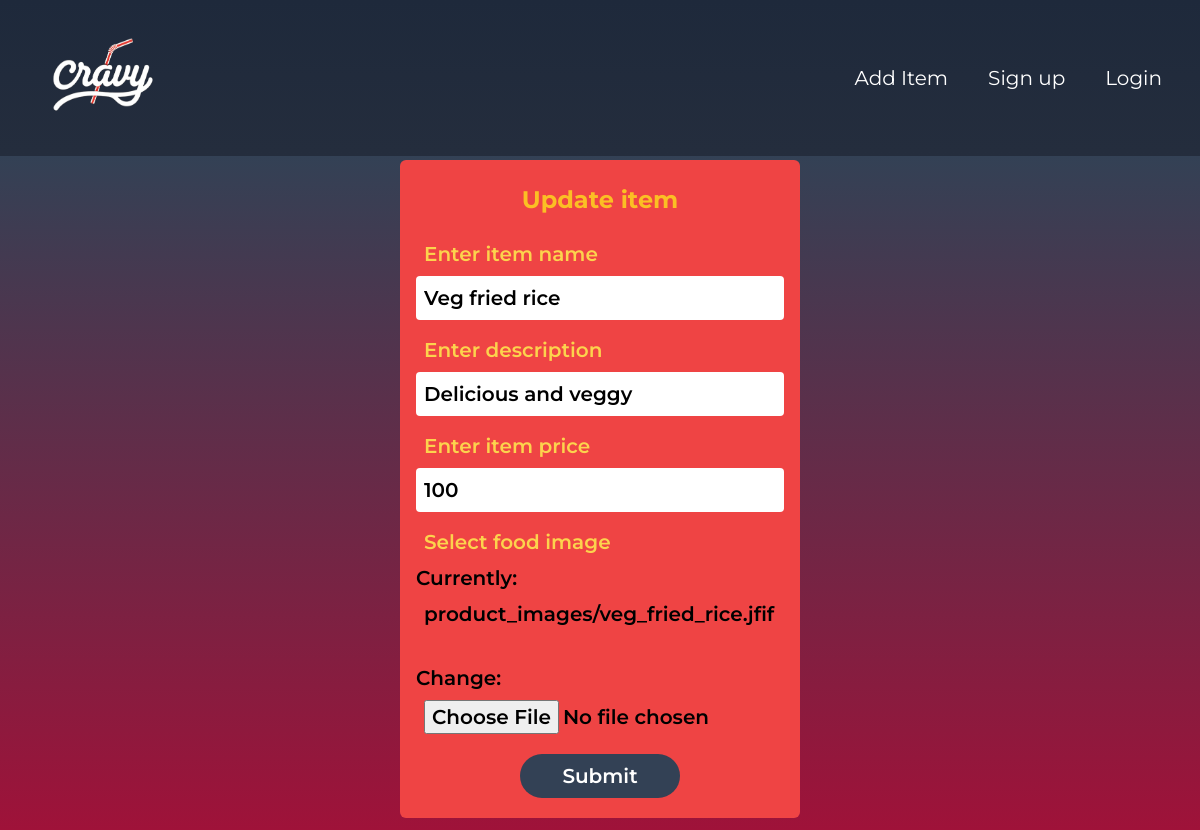
/item/update_item/5, run on the app's committed database.
### food/models.py (models this page shows, shortened)
class Item(models.Model):
    name = models.CharField(max_length= 255)
    description = models.CharField(max_length= 255)
    price = models.IntegerField()
    image = models.ImageField(upload_to = 'product_images/', null= True)
    posted_by = models.ForeignKey(User, on_delete = models.CASCADE, default=1)

### food/views.py (the view, shortened to what this page needs)
# urls.py: path('item/update_item/<int:id>', views.update_item, name='update_item'),
def update_item( request, id):
    item = Item.objects.get( id = id)
    if request.method == 'GET':
        form = AddItemForm( instance = item)
        context ={
            'form':form,
            'item':item,
            'update': True,
        }
        return render(request, 'add_item.html',context)

### food/forms.py
class AddItemForm( forms.ModelForm):
    class Meta:
        model = Item
        fields = ['name','description','price','image']

### food/templates/add_item.html (shortened to what this page needs)
{% extends 'master.html' %}
{% block content %}
    <form method="post" class="flex flex-col justify-center bg-red-500 mb-2 p-4 mx-auto  w-1/3 text-xl text-black font-semibold
            [&>*]:p-2  rounded-md [&>input]:rounded" action="{% url 'food:add_item' %}"
            enctype="multipart/form-data">
        <h3 class="text-amber-400 font-bold text-2xl text-center">
            {{ update|default:False|yesno:'Update item,Add Item'}}</h3>
        <label class="text-amber-300 mt-2" for="{{form.name.id_for_label}}"> Enter item name </label>
        {{ form.name }}
        <label class="text-amber-300 mt-2" for="{{form.description.id_for_label}}"> Enter description </label>
        {{form.description}}
        <label class="text-amber-300 mt-2" for="{{form.price.id_for_label}}"> Enter item price</label>
        {{form.price}}
        <label class="text-amber-300 mt-2" for="{{form.image.id_for_label}}"> Select food image</label>
        {{form.image}}
        <button type="submit" class="flex-none min-w-40 mt-3 mb-1 p-2 mx-auto  text-white bg-slate-700
                        transition delay-60 hover:scale-105 hover:-translate-y-1 hover:bg-slate-900 hover:text-white  rounded-full" >
             Submit
        </button>
    </form>
{% endblock %}

### food/templates/master.html (style rules this page uses)
body { font-family: "Montserrat", sans-serif; }

### data on the page
Item: name "Veg fried rice", description "Delicious and veggy", price "100"

### other printed values
{{ update|default:False|yesno:'Update item,Add Item' }} "Update item"
